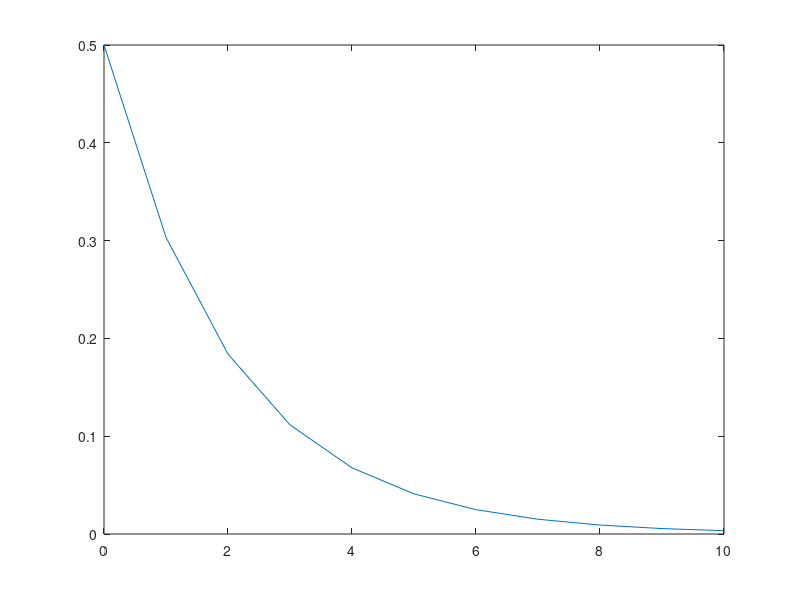

MATLAB code for this plot:

%the expected value for a continuous distribution 

%general exponential function: y = lambda.*exp(-lambda.*x) 
%here value lambda=0.5 was chosen and x is set to be between 0 and 10

x = 0:10;
y = 0.5.*exp(-0.5.*x);

plot (x,y)

y1 = @(x) x*0.5.*exp(-0.5.*x);
%expectation function to be integrated

expectedvalue = integral(y1,0,10)
%gives the expected value